Frame 1 (no input): blank canvas, image omitted
Frame 60 (the mouse pressed at the canvas centre just before this capture): blank canvas, image omitted
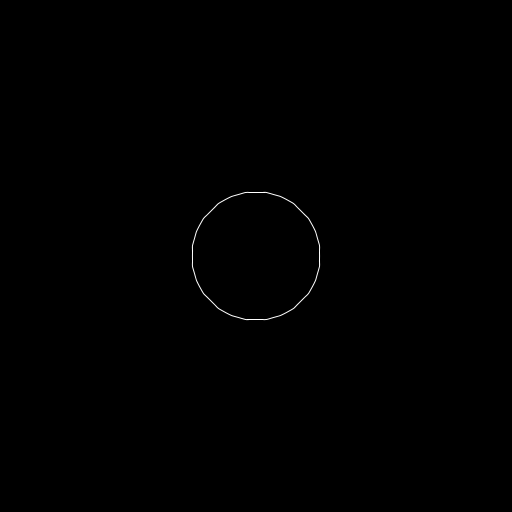
Frame 120 (the mouse held since frame 60 and released just before this capture)

The Processing sketch whose frames 1 and 60 were blank and that drew this single picture after the mouse press (run headless with seeded random() and noise(); from frame 60 on, the mouse is pressed at the canvas centre):

// Processing sketch: quadratic
// ── quadratic.pde
void setup() {
  size(512, 512);
  smooth();
  noFill();
}

void draw() {
  pushMatrix();
  translate(width / 2, height / 2);
  background(0);
  stroke(255);


  beginShape();

  int limbs = 56;
  float controlRadius = map(mouseX, 0, width, 0, width / 4);
  float limbRadius = map(mouseY, 0, width, 0, width / 4);
  float theta = 0;  
  float cx = 0, cy = 0;
  float ax = 0, ay = 0;
  float rotation = TWO_PI / (limbs * 2);

  for(int i = 0; i < limbs; i++) {
    cx = cos(theta) * controlRadius;
    cy = sin(theta) * controlRadius;
    theta += rotation;
    ax = cos(theta) * limbRadius;
    ay = sin(theta) * limbRadius;

    if (i == 0) {
      vertex(ax, ay);
    } else {
      quadraticVertex(cx, cy, ax, ay);

      // Draw anchor and control points 
      // fill(0, 0, 255);
      // rect(cx - 3, cy -3, 6, 6);
      // fill(255, 0, 0);
      // ellipse(ax, ay, 6, 6);
      // line(ax, ay, cx, cy);
    }

    theta += rotation;

    if(i == limbs - 1) {
      cx = cos(0) * controlRadius;
      cy = sin(0) * controlRadius;
      ax = cos(rotation) * limbRadius;
      ay = sin(rotation) * limbRadius;
      quadraticVertex(cx, cy, ax, ay);

      // rect(cx - 3, cy -3, 6, 6);
      // ellipse(ax, ay, 6, 6);
      // line(ax, ay, cx, cy);
    }
  }

  endShape();

  popMatrix();
}
